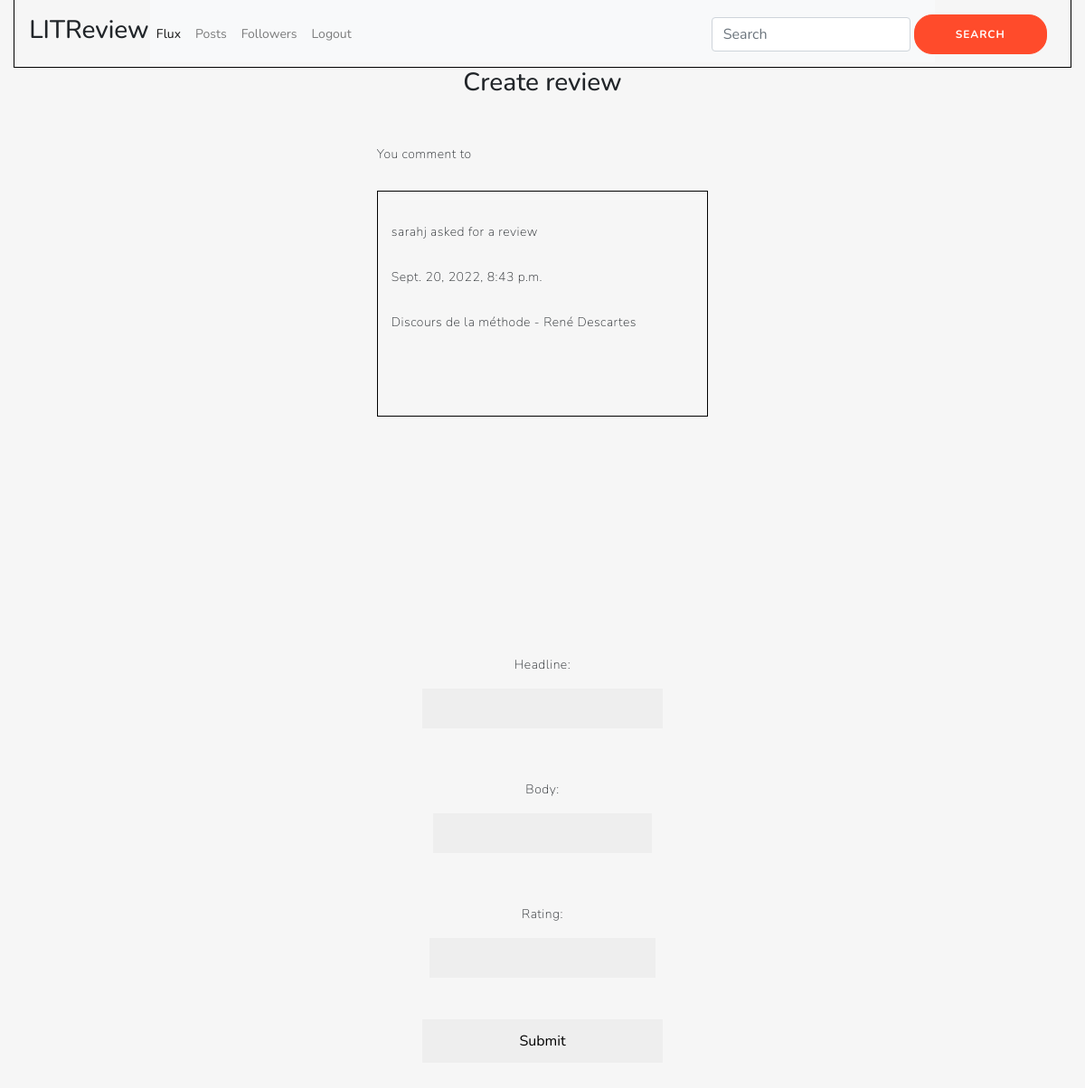
Screenshot of /flux/create_review/4/ with the database file from the repository.
### ticket/models.py (models this page shows)
class Ticket(models.Model):
    title = models.CharField(max_length=128)
    description = models.TextField(max_length=2048, blank=True)
    user = models.ForeignKey(to=settings.AUTH_USER_MODEL, on_delete=models.CASCADE)
    image = models.ImageField(upload_to='images_critiques/', null=True, blank=True)
    time_created = models.DateTimeField(auto_now_add=True)

### user/models.py (models this page shows)
class User(AbstractUser):
    pass

### review/views.py (the view, shortened to what this page needs)
# urls.py: path('', create_review_view, name='review'),
def create_review_view(request, ticket_id):
    if request.method == "GET":
        form = ReviewForm
        ticket = get_ticket_with_id(ticket_id)
        return render(request, 'review/create_review.html', locals())

### ticket/models.py (called while the page is built)
def get_ticket_with_id(ticket_id):
    ticket = Ticket.objects.get(pk=ticket_id)
    return ticket

### templates/review/create_review.html (shortened to what this page needs)
{% extends "base_template.html" %}
{% block content %}
<div class="book">
    <h3 class="h3ticket">Create review</h3>
    <br>
    <p> You comment to   {% include 'ticket/ticket_snippet.html' with post=ticket %}</p>
    <form action="#" method="post">
        {{ form.as_p }}
        <input type="submit">
    </form>
    {% endblock %}

### templates/ticket/ticket_snippet.html (shortened to what this page needs)
<div class="ticket_snippet">
    <div>
        <p>{{post.user}} asked for a review</p>
        <p>{{post.time_created}}</p>
    </div>
    <div>
        <p>{{post.title}}</p>
        <br>
        <br>
    </div>
</div>

### static/style.css (style rules this page uses)
* { box-sizing: border-box; }
body { background: #f6f6f6; display: flex; justify-content: center; align-items: center; flex-direction: column; font-family: 'Nunito', sans-serif; min-height: 100vh; margin: -20px 0 50px; }
p { font-size: 14px; font-weight: 100; line-height: 20px; letter-spacing: 0.5px; margin: 20px 0 30px; }
form { background-color: rgba(255, 255, 255, 0); display: flex; align-items: center; justify-content: center; flex-direction: column; padding: 0 50px; height: 100%; text-align: center; }
input { background-color: #eee; border: none; padding: 12px 15px; margin: 8px 0; width: 100%; }
.ticket_snippet { border: solid black 0.2px; padding: 15px; margin: auto 0; }
.h3ticket { text-align: center; }

### rows the page displays
Ticket: user "sarahj", time_created "Sept. 20, 2022, 8:43 p.m.", title "Discours de la méthode - René Descartes"
